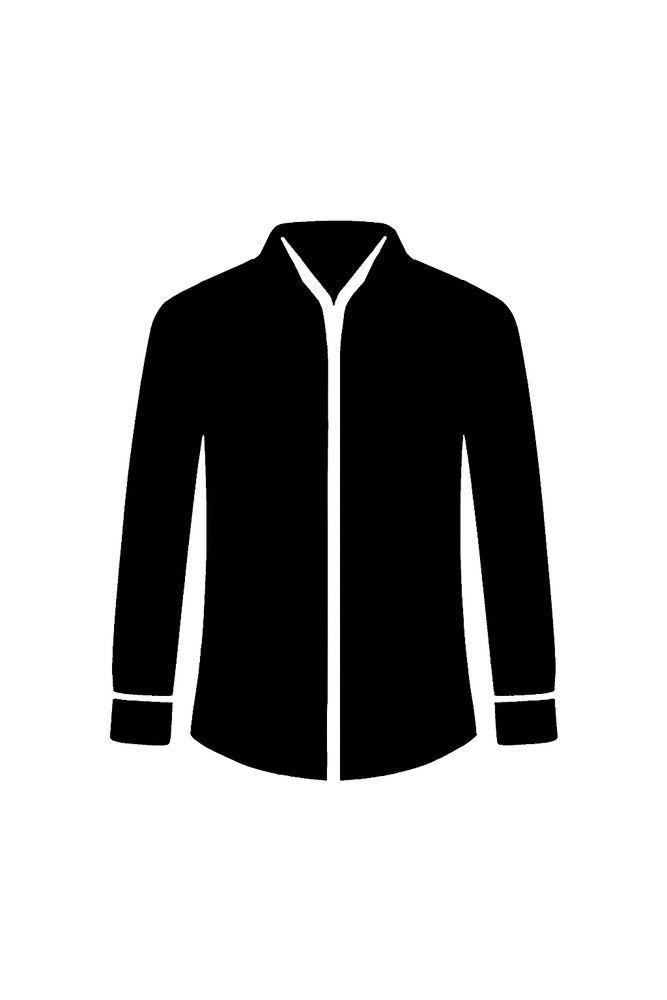
#> input picture data/ref_camisa.png, 667 x 1000 px, shrunk from 1024 x 1536 before the run
$ python -i segmentacion.py   (imports and definitions only)
#> lines starting #> are read from the running program, lines starting #| are printed output that depends on the picture; after the words box and inside, x2 and y2 are one past the last pixel; in counts of white or black regions, pixels touching at a corner belong together
from collections import Counter
from PIL import Image, ImageFilter

def calcular_umbral_otsu(im_l: Image.Image) -> int:
    """Implementación tipo Otsu para un image en modo 'L'."""
    ancho, alto = im_l.size
    pix = im_l.load()
    hist = Counter(pix[x, y] for x in range(ancho) for y in range(alto))
    total = ancho * alto
    # Acumulados
    sum_total = sum(i * hist.get(i, 0) for i in range(256))
    sum_b = 0
    w_b = 0
    var_max = 0
    umbral = 0
    for t in range(256):
        w_b += hist.get(t, 0)
        if w_b == 0:
            continue
        w_f = total - w_b
        if w_f == 0:
            break
        sum_b += t * hist.get(t, 0)
        m_b = sum_b / w_b
        m_f = (sum_total - sum_b) / w_f
        var_between = w_b * w_f * (m_b - m_f) ** 2
        if var_between > var_max:
            var_max = var_between
            umbral = t
    return umbral

def segmentar(imagen_gris):
    """
    Segmentación binaria:
    - Usa Otsu para calcular umbral en imagen en modo 'L'
    - Devuelve máscara RGB con (255,255,255) para objeto y (0,0,0) para fondo
    - Aplica cierre morfológico con filtros Max/Min para limpiar ruido (PIL)
    """
    im_l = imagen_gris.convert("L")
    ancho, alto = im_l.size
    umbral = calcular_umbral_otsu(im_l)

    mask = Image.new("L", (ancho, alto))
    mpx = mask.load()
    src = im_l.load()
    for x in range(ancho):
        for y in range(alto):
            mpx[x, y] = 255 if src[x, y] > umbral else 0

    # Cerrar pequeños huecos: aplicar MaxFilter (dilatación) y luego MinFilter (erosión)
    # Repetir una o dos veces según sea necesario para limpiar ruido
    mask = mask.filter(ImageFilter.MaxFilter(3))
    mask = mask.filter(ImageFilter.MinFilter(3))
    mask = mask.filter(ImageFilter.MaxFilter(3))
    mask = mask.filter(ImageFilter.MinFilter(3))

    # Devolver en RGB para compatibilidad con el resto del flujo
    return mask.convert("RGB")

>>> from PIL import Image
>>> picture = Image.open('../../data/ref_camisa.png')
#> picture is the input picture: PIL image 667x1000 RGB; mean R, G, B 183.6, 183.6, 183.7
>>> result = segmentar(picture)
#> in calcular_umbral_otsu, `hist = Counter(pix[x, y] for x in range(ancho) for y in range(alto))`: hist = 256 items
#> in calcular_umbral_otsu, `sum_total = sum(i * hist.get(i, 0) for i in range(256))`: sum_total = 122491501
#> the loop in calcular_umbral_otsu, `for t in range(256):` made 256 passes
#> (w_b, w_f, sum_b, m_b, m_f, var_max) on passes 1 to 12: (178840, 488160, 0, 0, 250.9, 5.5e+15), (180483, 486517, 1643, 0.0091, 251.8, 5.57e+15), (181323, 485677, 3323, 0.0183, 252.2, 5.6e+15), (182133, 484867, 5753, 0.0316, 252.6, 5.63e+15), (182980, 484020, 9141, 0.05, 253.1, 5.67e+15), (183476, 483524, 11621, 0.0633, 253.3, 5.69e+15), (183621, 483379, 12491, 0.068, 253.4, 5.7e+15), (183663, 483337, 12785, 0.0696, 253.4, 5.7e+15), (183688, 483312, 12985, 0.0707, 253.4, 5.7e+15), (183717, 483283, 13246, 0.0721, 253.4, 5.7e+15), (183750, 483250, 13576, 0.0739, 253.4, 5.7e+15), (183787, 483213, 13983, 0.0761, 253.5, 5.7e+15)
#> w_b on pass 100: 186122
#> in segmentar, `mask = Image.new("L", (ancho, alto))`: mask: PIL image 667x1000 L; every value is 0
#> in segmentar, `mask = mask.filter(ImageFilter.MaxFilter(3))`:
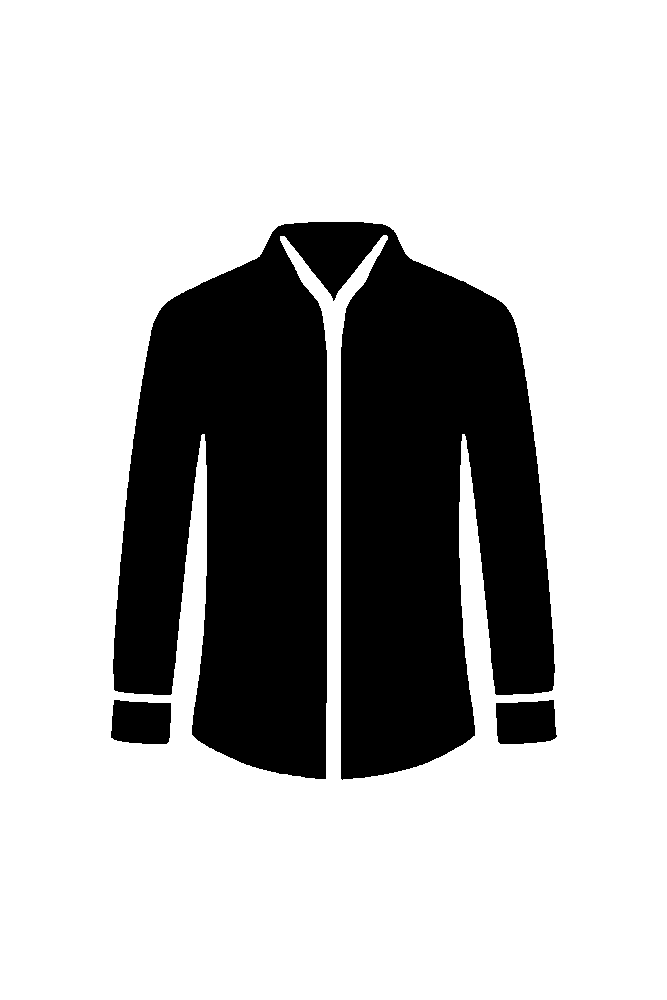
#> mask: PIL image 667x1000 L; 72.8% white; 3 black regions, box (x1, y1, x2, y2) and area: (113, 222, 555, 780) 176824, (496, 700, 557, 744) 2382, (111, 700, 171, 744) 2371
#> in segmentar, `mask = mask.filter(ImageFilter.MinFilter(3))`: mask: PIL image 667x1000 L; 72% white; 3 black regions, box (x1, y1, x2, y2) and area: (112, 221, 556, 781) 181340, (495, 699, 558, 745) 2596, (110, 699, 172, 745) 2583

$ run again, on data/ref_camiseta.png
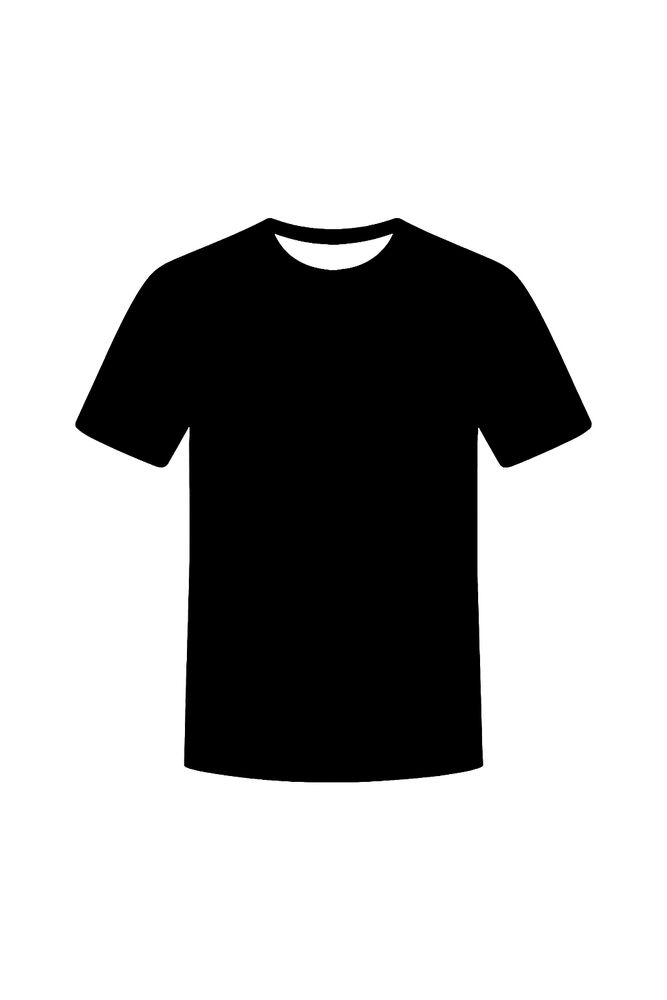
#> input picture data/ref_camiseta.png, 667 x 1000 px, shrunk from 1024 x 1536 before the run
#> picture is the input picture: PIL image 667x1000 RGB; mean R, G, B 183.4, 183.4, 183.4
#> hist = 255 items
#> sum_total = 122357859
#> the loop in calcular_umbral_otsu, `for t in range(256):` made 256 passes
#> (w_b, w_f, sum_b, m_b, m_f, var_max) on passes 1 to 8: (183217, 483783, 0, 0, 252.9, 5.67e+15), (183987, 483013, 770, 0.00419, 253.3, 5.7e+15), (184479, 482521, 1754, 0.00951, 253.6, 5.72e+15), (184978, 482022, 3251, 0.0176, 253.8, 5.74e+15), (185295, 481705, 4519, 0.0244, 254, 5.76e+15), (185653, 481347, 6309, 0.034, 254.2, 5.77e+15), (185749, 481251, 6885, 0.0371, 254.2, 5.78e+15), (185769, 481231, 7025, 0.0378, 254.2, 5.78e+15)
#> in segmentar, `mask = mask.filter(ImageFilter.MaxFilter(3))`:
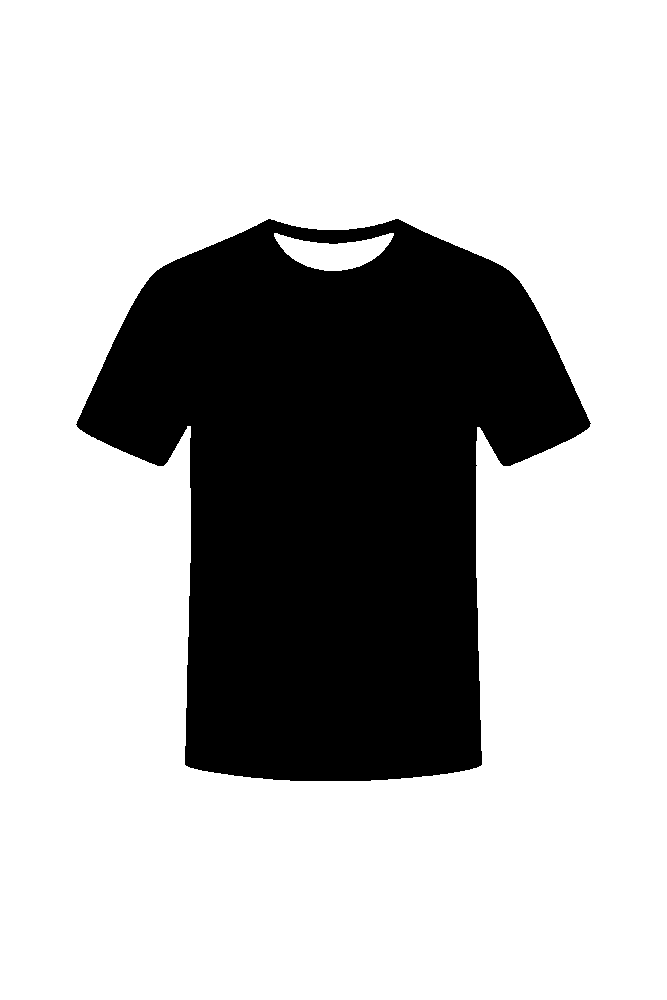
#> mask: PIL image 667x1000 L; 72.4% white; 1 black region, box (x1, y1, x2, y2) and area: (76, 219, 591, 781) 184241
